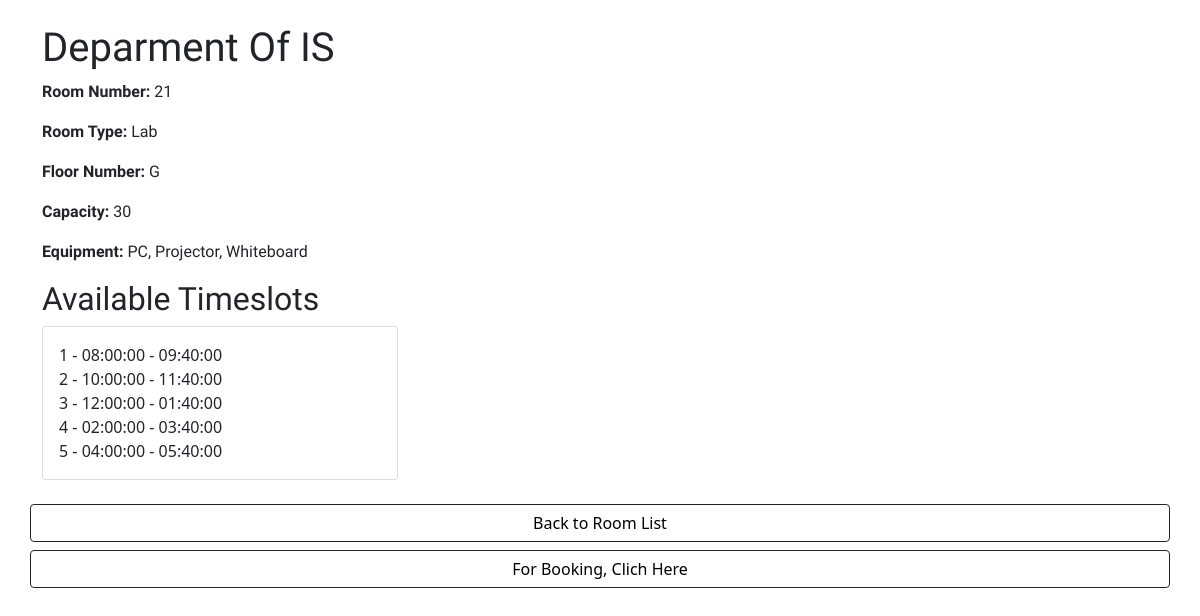
The page /room_details.php?id=21 on the database its author committed.
### tables this page shows
CREATE TABLE `rooms` (
  `RoomID` int(11) NOT NULL,
  `departmentName` varchar(100) NOT NULL,
  `FloorNum` varchar(100) NOT NULL,
  `RoomType` varchar(100) NOT NULL,
  `capacity` int(11) NOT NULL,
  `Equipment` longtext NOT NULL
);

CREATE TABLE `timeslots` (
  `TimeslotID` int(11) NOT NULL,
  `RoomID` int(11) NOT NULL,
  `StartTime` time NOT NULL,
  `EndTime` time NOT NULL,
  `is_available` tinyint(1) NOT NULL DEFAULT 1
);

### room_details.php (the view, shortened to what this page needs)
<?php
require 'connection.php';
$room_id = $_GET['id'];
$sql = "SELECT * FROM rooms WHERE RoomID = ?";
$statement = $db->prepare($sql);
$statement->execute([$room_id]);
$room = $statement->fetch(PDO::FETCH_ASSOC);
$sql = "SELECT * FROM timeslots WHERE RoomID = ? AND Is_Available = TRUE";
$statement = $db->prepare($sql);
$statement->execute([$room_id]);
$timeslots = $statement->fetchAll(PDO::FETCH_ASSOC);
?>
<!DOCTYPE html>
<html lang="en">
<head>
    <link rel="stylesheet" href="media.css">
    <link href="https://cdn.jsdelivr.net/npm/bootstrap@5.0.2/dist/css/bootstrap.min.css" rel="stylesheet">
</head>
<body>
    <div class="container mt-4 ">
        <div class="row">
            <h1>Deparment Of <?= $room['departmentName']; ?></h1>
            <p><strong>Room Number: </strong><?= $room['RoomID']; ?></p>
            <p><strong>Room Type: </strong><?= $room['RoomType']; ?></p>
            <p><strong>Floor Number: </strong><?php echo $room['FloorNum'] ; ?></p>
            <p><strong>Capacity: </strong><?php echo $room['capacity']; ?></p>
            <p><strong>Equipment: </strong><?php echo $room['Equipment']; ?></p>
            <h2>Available Timeslots</h2>
            <?php if ($timeslots): ?>
                <div class="col-md-4 mb-4">
                    <div class="card">
                        <div class="card-body">
                            <?php foreach ($timeslots as $timeslot): ?>
                                <?=$timeslot ['TimeslotID']; ?> - <?= $timeslot['StartTime']; ?> - <?php echo $timeslot['EndTime']; ?></br>
                            <?php endforeach; ?>
                <?php else: ?>
                    <p>No available timeslots.</p>
            <?php endif; ?>
                        </div>
                    </div>
                </div>
            <button type="button" class="btn btn-outline-dark me-lg-2 me-3 mb-2" data-bs-toggle="modal" data-bs-target="#roomModal">
                <a href="browse_rooms.php">Back to Room List</a>
            </button>
            <button type="button" class="btn btn-outline-dark me-lg-2 me-3" data-bs-toggle="modal" data-bs-target="#bookingModal">
                <a href="index.php">For Booking, Clich Here</a>
            </button>
        </div>
    </div>
</body>
</html>

### room_details.php (style rules this page uses)
a { text-decoration : none; color :black; }
h1, h2, p { font-family: "Parkinsans", sans-serif; font-optical-sizing: auto; font-style: normal; }

### rows shown on the page
rooms: departmentName "IS", RoomID "21", RoomType "Lab", FloorNum "G", capacity "30", Equipment "PC, Projector, Whiteboard"
timeslots: TimeslotID "1", StartTime "08:00:00", EndTime "09:40:00"
timeslots: TimeslotID "2", StartTime "10:00:00", EndTime "11:40:00"
timeslots: TimeslotID "3", StartTime "12:00:00", EndTime "01:40:00"
timeslots: TimeslotID "4", StartTime "02:00:00", EndTime "03:40:00"
timeslots: TimeslotID "5", StartTime "04:00:00", EndTime "05:40:00"
